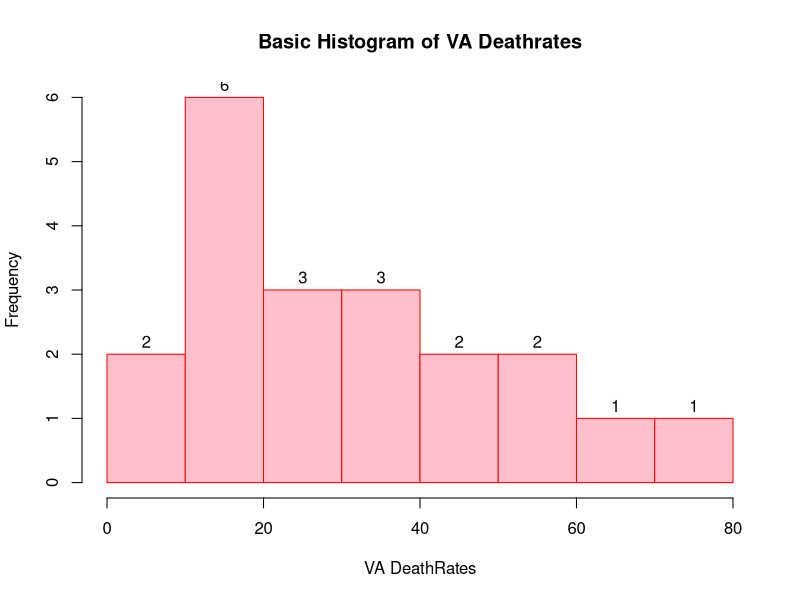
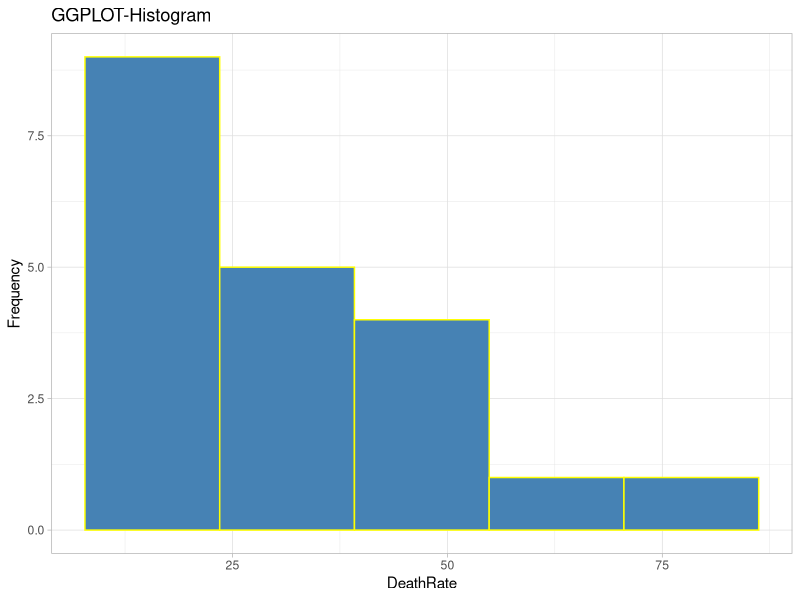
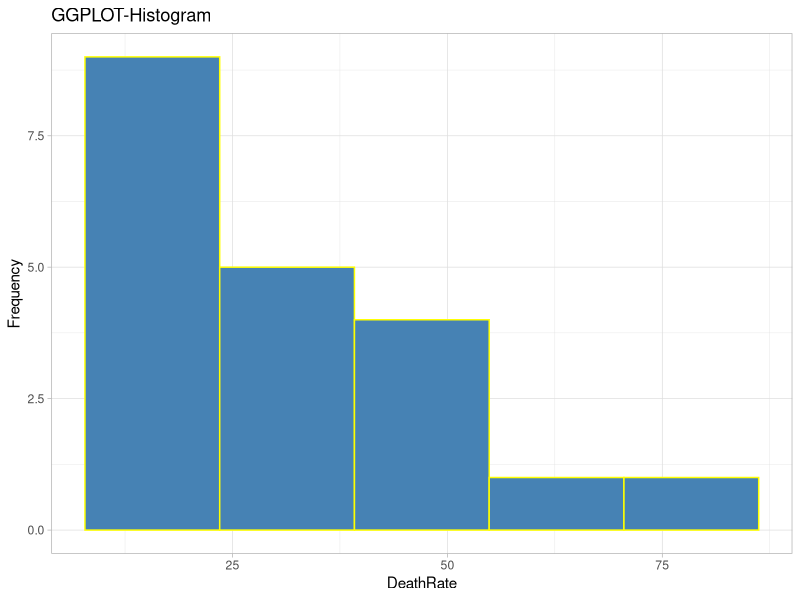

R code for these plots, in order:
?VADeaths
class(VADeaths)
help(class)
va_df <- as.data.frame(VADeaths)
class(va_df)
View(va_df)
va_df$AgeGroups <- row.names(VADeaths)
View(va_df)
va_long = reshape(va_df,
                  direction = "long",
                  varying = colnames(VADeaths) ,
                  v.names = "DeathRate",
                  timevar = "Population",
                  times = colnames(VADeaths))
View(va_long)           

hist(va_long$DeathRate,
     main = "Basic Histogram of VA Deathrates",
     xlab = "VA DeathRates",
     ylab = "Frequency",
     labels = TRUE,
     col = "pink",
     border = "red")

library(ggplot2)
ggplot(
  va_long,
  aes(x = DeathRate))+
  
  geom_histogram(bins = 5,fill = "steelblue", col = "yellow")+
  labs(
    title ="GGPLOT-Histogram",
    x = "DeathRate",
    y = "Frequency")+
  #facet_wrap(~population)
  theme_light()
ggsave("plots/va_histogram.png")